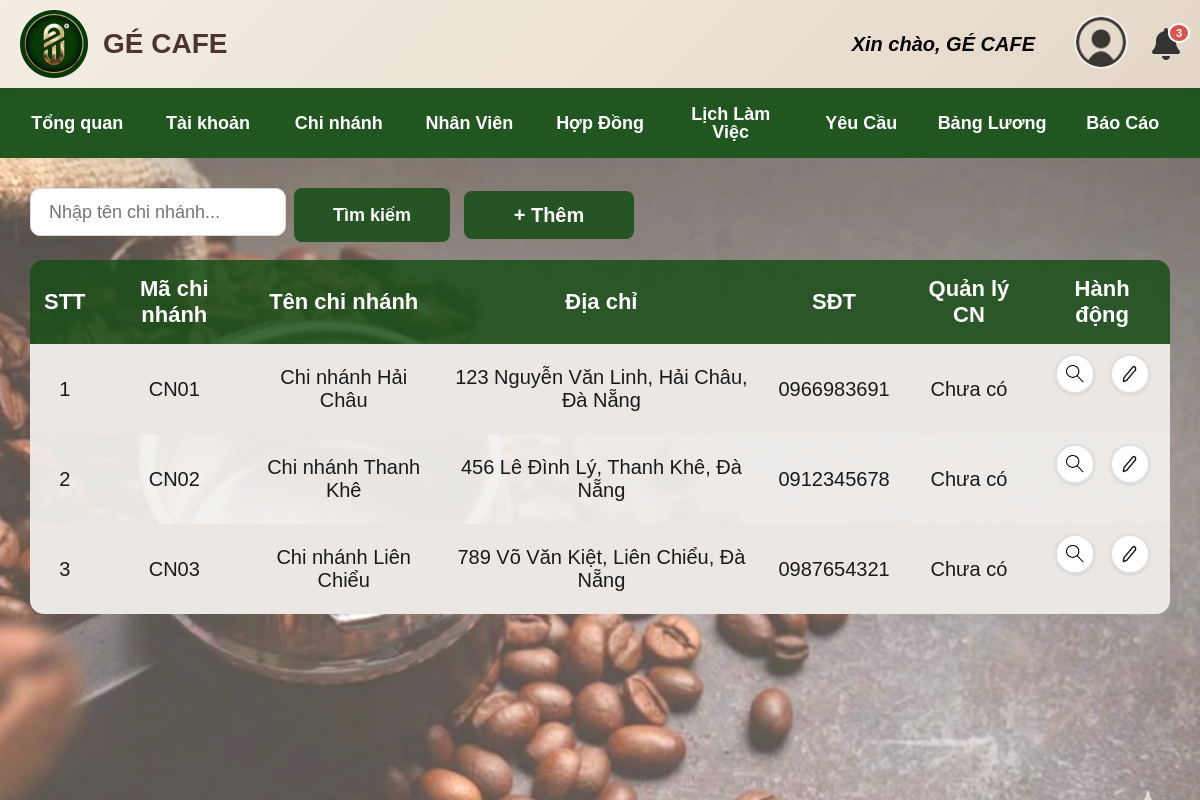
Screenshot of /branches/admin/ with the database file from the repository.
### apps/branches/models.py (models this page shows, shortened)
class ChiNhanh(models.Model):
    ma_chi_nhanh = models.CharField(max_length=20, primary_key=True)
    ten_chi_nhanh = models.CharField(max_length=255)
    dia_chi = models.TextField()
    sdt = models.CharField(max_length=15)
    ma_nv_ql = models.ForeignKey(
        'employees.NhanVien',
        on_delete=models.SET_NULL,
        null=True,
        blank=True
    )

### apps/branches/views.py (the view, shortened to what this page needs)
# urls.py: path('admin/', views.branch_list, name='branch_admin'),
def branch_list(request):
    keyword = request.GET.get('q', '')
    branches = ChiNhanh.objects.select_related('ma_nv_ql')
    return render(request, 'branches/branch_list.html', {
        'branches': branches,
        'keyword': keyword
    })

### apps/branches/templates/branches/branch_list.html (shortened to what this page needs)
{% extends 'base.html' %}
{% load static %}
{% block extra_css %}
<link rel="stylesheet" href="{% static 'branches/css/branch_list.css' %}">
{% endblock %}
{% block content %}
<div class="container">
    <div class="toolbar">
        <form method="get" class="search-box">
            <input type="text" name="q" value="{{ keyword }}" placeholder="Nhập tên chi nhánh...">
            <button type="submit" class="btn-search">Tìm kiếm</button>
        </form>
        <a href="{% url 'branches:branch_create' %}" class="btn-primary">+ Thêm</a>
    </div>
    <div class="branch-table-card">
        <table class="branch-table">
            <thead>
                <tr>
                    <th>STT</th>
                    <th>Mã chi nhánh</th>
                    <th>Tên chi nhánh</th>
                    <th>Địa chỉ</th>
                    <th>SĐT</th>
                    <th>Quản lý CN</th>
                    <th>Hành động</th>
                </tr>
            </thead>
            <tbody>
                {% for branch in branches %}
                <tr class="{% if branch.trang_thai == 'inactive' %}branch-inactive{% endif %}">
                    <td>{{ forloop.counter }}</td>
                    <td>{{ branch.ma_chi_nhanh }}</td>
                    <td>{{ branch.ten_chi_nhanh }}</td>
                    <td>{{ branch.dia_chi }}</td>
                    <td>{{ branch.sdt }}</td>
                    <td>
                        {{ branch.ma_nv_ql.ten_nv|default:"Chưa có" }}
                    </td>
                    <td class="branch-actions">
                        <a href="{% url 'branches:branch_update' branch.ma_chi_nhanh %}" class="btn-action btn-search-icon" title="Xem chi tiết">
                            <img src="{% static 'images/search_icon.png' %}" alt="Tìm kiếm">
                        </a>
                        <a href="{% url 'branches:branch_update' branch.ma_chi_nhanh %}" class="btn-action btn-edit-icon" title="Chỉnh sửa">
                            <img src="{% static 'images/edit_icon.png' %}" alt="Chỉnh sửa">
                        </a>
                    </td>
                </tr>
                {% empty %}
                <tr>
                    <td colspan="8" style="text-align:center;">
                        Không có chi nhánh nào
                    </td>
                </tr>
                {% endfor %}
            </tbody>
        </table>
    </div>
</div>
{% endblock %}

### static/css/globals.css (style rules this page uses)
* { -webkit-font-smoothing: antialiased; box-sizing: border-box; }
html, body { margin: 0px; height: 100%; }
a { text-decoration: none; }

### static/css/base.css (style rules this page uses)
body { margin: 0; font-family: "Montserrat", sans-serif; position: relative; background-color: #f7efe6; }

### apps/branches/static/branches/css/branch_list.css (style rules this page uses)
.toolbar { display: grid; grid-template-columns: minmax(240px, 420px) 170px; gap: 14px; align-items: center; position: sticky; top: 0; z-index: 20; background: transparent; }
.search-box { display: flex; gap: 8px; }
.search-box input { width: 100%; height: 48px; border: 1px solid #dadce0; border-radius: 10px; padding: 0 18px; background: #ffffff; font: 500 18px "Montserrat", sans-serif; }
.btn-search { height: 54px; min-width: 156px; border: none; border-radius: 8px; background: rgba(23, 77, 23, 0.87); color: #fff; font: 700 18px "Montserrat", sans-serif; display: inline-flex; align-items: center; justify-content: center; cursor: pointer; transition: background-color 0.2s ease; padding: 0 30px; }
.btn-primary { height: 48px; border: none; border-radius: 8px; background: rgba(23, 77, 23, 0.87); color: #fff; font: 700 20px "Montserrat", sans-serif; display: inline-flex; align-items: center; justify-content: center; cursor: pointer; transition: background-color 0.2s ease; padding: 0 24px; text-decoration: none; }
.branch-table-card { margin-top: 18px; background: transparent; border-radius: 14px; box-shadow: none; overflow: hidden; }
.branch-table { width: 100%; border-collapse: collapse; }
.branch-table th { background: rgba(23, 77, 23, 0.84); color: #fff; font: 700 22px "Montserrat", sans-serif; padding: 16px 14px; text-align: center; }
.branch-table tbody tr:nth-child(odd) { background: #ebe7e4; }
.branch-table tbody tr:nth-child(even) { background: rgba(243, 240, 238, 0.93); }
.branch-table td { padding: 22px 14px; text-align: center; font: 500 20px "Montserrat", sans-serif; color: #1a1a1a; vertical-align: middle; }
.branch-actions { display: flex; gap: 8px; justify-content: center; align-items: center; }
.branch-actions { display: flex; align-items: center; justify-content: center; gap: 15px; padding: 10px !important; }
.btn-action { width: 40px; height: 40px; border-radius: 50%; border: 2px solid #e0e0e0; background-color: #ffffff !important; display: flex; align-items: center; justify-content: center; cursor: pointer; transition: all 0.3s ease; box-shadow: 0 1px 3px rgba(0,0,0,0.1); text-decoration: none; }
.branch-actions img { width: 18px; height: 18px; object-fit: contain; }

### rows the page displays
ChiNhanh: ma_chi_nhanh "CN01", ten_chi_nhanh "Chi nhánh Hải Châu", dia_chi "123 Nguyễn Văn Linh, Hải Châu, Đà Nẵng", sdt "0966983691", ma_nv_ql.ten_nv "Chưa có"
ChiNhanh: ma_chi_nhanh "CN02", ten_chi_nhanh "Chi nhánh Thanh Khê", dia_chi "456 Lê Đình Lý, Thanh Khê, Đà Nẵng", sdt "0912345678", ma_nv_ql.ten_nv "Chưa có"
ChiNhanh: ma_chi_nhanh "CN03", ten_chi_nhanh "Chi nhánh Liên Chiểu", dia_chi "789 Võ Văn Kiệt, Liên Chiểu, Đà Nẵng", sdt "0987654321", ma_nv_ql.ten_nv "Chưa có"
